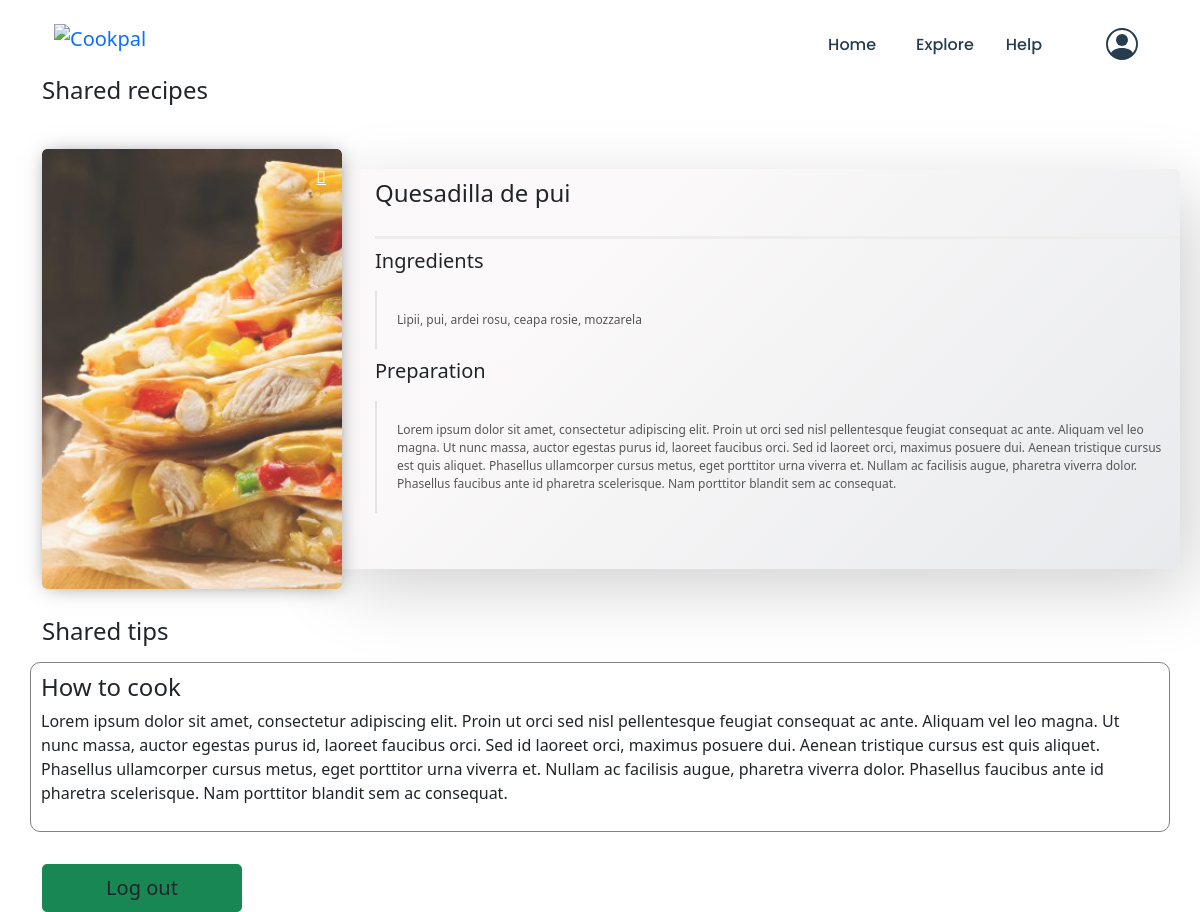
/account (signed in), run on the app's committed database.
### tables this page shows
CREATE TABLE 'recipes' (
'id' INTEGER PRIMARY KEY AUTOINCREMENT NOT NULL,
'user_id' INTEGER NOT NULL,
'title' TEXT NOT NULL,
'ingredients' TEXT NOT NULL,
'recipe' TEXT NOT NULL,
'image' TEXT NOT NULL,
'datetime' DATETIME NOT NULL,
FOREIGN KEY(user_id) REFERENCES users(id)
);

CREATE TABLE 'tips' (
'id' INTEGER PRIMARY KEY AUTOINCREMENT NOT NULL,
'user_id' INTEGER NOT NULL,
'title' TEXT NOT NULL,
'post' TEXT NOT NULL,
'time' DATE NOT NULL,
FOREIGN KEY(user_id) REFERENCES users(id)
);

### app.py (the view)
@app.route("/account")
@login_required
def account():
    recipes = db.execute(
        "SELECT * FROM recipes WHERE user_id = ?", session["user_id"])
    tips = db.execute(
        "SELECT * FROM tips WHERE user_id = ?", session["user_id"])
    return render_template("account.html", recipes=recipes, tips=tips)

### app.py (called while the page is built)
@app.after_request
def after_request(response):
    response.headers["Cache-Control"] = "no-cache, no-store, must-revalidate"
    response.headers["Expires"] = 0
    response.headers["Pragma"] = "no-cache"
    return response

### helpers.py (called while the page is built)
def login_required(f):
    @wraps(f)
    def decorated_function(*args, **kwargs):
        if session.get("user_id") is None:
            return redirect("/login")
        return f(*args, **kwargs)
    return decorated_function

### templates/account.html
{% extends "layout.html" %} {% block style%}
<link href="/static/css/account.css" rel="stylesheet" />
{% endblock %} {% block title %} Account {% endblock %} {% block main%}
<div class="container recipes-container">
  <h4>Shared recipes</h4>
  {% for recipe in recipes %}
  <div class="row">
    <div class="cont_modal">
      <div class="cont_photo">
        <div class="cont_img_back">
          <img src="/static/uploads/{{recipe['image']}}" alt="" />
        </div>
        <div class="cont_icon_right">
          <a href="#"> <i class="material-icons">&#xE8E7;</i></a>
        </div>
      </div>
      <div class="cont_text_ingredients">
        <div class="cont_over_hidden">
          <div class="cont_tabs">
            <h4>{{recipe['title']}}</h4>
          </div>
          <div class="cont_text_det_preparation">
            <div class="cont_title_preparation">
              <h5>Ingredients</h5>
            </div>
            <div class="cont_info_preparation">
              <p>{{recipe['ingredients']}}</p>
            </div>
            <div class="cont_title_preparation">
              <h5>Preparation</h5>
            </div>
            <div class="cont_info_preparation">
              <p>{{recipe['recipe']}}</p>
            </div>
          </div>
        </div>
      </div>
    </div>
  </div>
  {% endfor %}
</div>
<div class="container meal-container">
  <h4>Shared tips</h4>
  {% for tip in tips %}
  <div class="row row-tips">
    <div class="cont_tips">
      <h4>{{tip['title']}}</h4>
      <p>{{tip['post']}}</p>
    </div>
  </div>
  {% endfor %}
</div>
<div class="container button-container">
  <form action="/logout">
    <button
      type="submit"
      class="btn btn-success btn-block btn-lg gradient-custom-4 text-body"
    >
      Log out
    </button>
  </form>
</div>
{% endblock %}

### static/css/account.css (style rules this page uses)
.cont_modal { position: relative; max-width: 100%; max-height: 400px; }
.cont_photo { position: relative; width: 300px; height: 440px; overflow: hidden; background-color: #eee; border-radius: 5px; top: -20px; float: left; z-index: 2; -webkit-transition: all 0.5s; -o-transition: all 0.5s; transition: all 0.5s; transition: all 0.5s; box-shadow: 1px 1px 20px -5px rgba(0, 0, 0, 0.5); }
.cont_img_back { position: absolute; width: 100%; height: 100%; overflow: hidden; border-radius: 5px; }
.cont_img_back > img { height: 100%; width: auto; opacity: 0.8; -webkit-transition: all 0.5s; -o-transition: all 0.5s; transition: all 0.5s; transition: all 1s; }
.cont_text_ingredients { position: absolute; width: 75%; top: 0px; margin-left: 10px; height: 400px; float: left; border-radius: 5px; left: 285px; z-index: 1; box-shadow: 15px 20px 70px -5px rgba(0, 0, 0, 0.2); background: rgb(251, 249, 249); background: -moz-linear-gradient( -45deg, rgba(251, 249, 249, 1) 28%, rgba(232, 234, 237, 1) 100% ); background: -webkit-linear-gradient( -45deg, rgba(251, 249, 249, 1) 28%, rgba(232, 234, 237, 1) 100% ); background: linear-gradient( 135deg, rgba(251, 249, 249, 1) 28%, rgba(232, 234, 237, 1) 100% ); -webkit-transition: all 0.5s; -o-transition: all 0.5s; transition: all 0.5s; transition-delay: 0.7s; -webkit-transition-delay: 0.7s; -o-transition-delay: 0.7s; transition-delay: 0.7s; }
.cont_icon_right { position: relative; float: right; margin-top: 16px; }
.cont_icon_right > a { margin: 16px; margin-top: 16px; color: #fff; }
.cont_tabs { position: relative; margin-left: 50px; margin-top: 10px; float: left; width: 100%; height: 60px; border-bottom: 3px solid #ededec; }
.cont_title_preparation { position: relative; float: left; margin: 10px 0px; width: 100%; }
.cont_info_preparation { position: relative; float: left; width: 100%; }
.cont_info_preparation > p { margin: 0px 0px; margin-left: 50px; border-left: 2px solid #e3e3e3; font-size: 12px; padding: 20px 0px; padding-left: 20px; text-align: left; padding-right: 15px; color: #565656; }
.cont_title_preparation > h5 { margin-left: 50px; }
.cont_over_hidden { position: relative; float: left; width: 100%; height: 400px; overflow: hidden; }
.cont_text_det_preparation { position: relative; width: 100%; }
.row { margin-top: 4rem; }
.meal-container { margin-top: 3rem; }
.cont_tips { position: relative; max-width: 100%; height: 20%; border: 1px gray solid; border-radius: 10px; padding: 10px; }
.row-tips { margin-top: 1rem; }
.button-container { margin-top: 2rem; }
.btn-lg { width: 200px; }

### data on the page
recipes: image (picture), title "Quesadilla de pui", ingredients "Lipii, pui, ardei rosu, ceapa rosie, mozzarela", recipe "Lorem ipsum dolor sit amet, consectetur adipiscing elit. Proin ut orci sed nisl pellentesque feugiat consequat ac ante. Aliquam vel leo magna. Ut nunc massa, auctor egestas purus id, laoreet faucibus orci. Sed id laoreet orci, maximus posuere dui. Aenean tristique cursus est quis aliquet. Phasellus ullamcorper cursus metus, eget porttitor urna viverra et. Nullam ac facilisis augue, pharetra viverra dolor. Phasellus faucibus ante id pharetra scelerisque. Nam porttitor blandit sem ac consequat."
tips: title "How to cook", post "Lorem ipsum dolor sit amet, consectetur adipiscing elit. Proin ut orci sed nisl pellentesque feugiat consequat ac ante. Aliquam vel leo magna. Ut nunc massa, auctor egestas purus id, laoreet faucibus orci. Sed id laoreet orci, maximus posuere dui. Aenean tristique cursus est quis aliquet. Phasellus ullamcorper cursus metus, eget porttitor urna viverra et. Nullam ac facilisis augue, pharetra viverra dolor. Phasellus faucibus ante id pharetra scelerisque. Nam porttitor blandit sem ac consequat."
